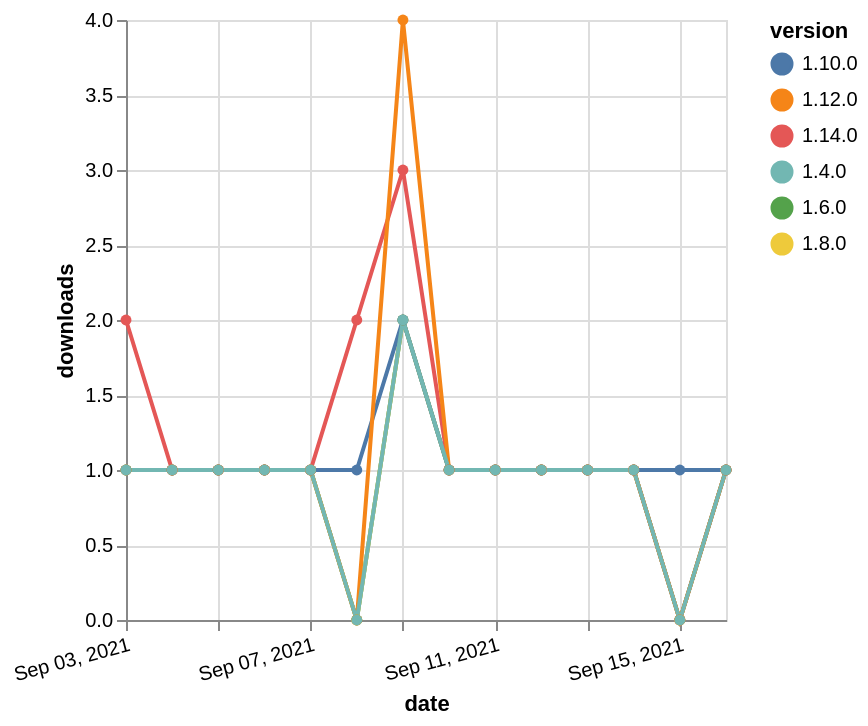

Express this chart as Vega-Lite.
### Vega-Lite specification from a JSON file in a GitHub repository (floating-point values rounded to 4 significant figures)
{"$schema": "https://vega.github.io/schema/vega-lite/v5.json", "description": "A simple bar chart with embedded data.", "data": {"values": [{"date": "2021-09-03", "total": 210, "delta": 1, "version": "1.6.0"}, {"date": "2021-09-04", "total": 211, "delta": 1, "version": "1.6.0"}, {"date": "2021-09-05", "total": 212, "delta": 1, "version": "1.6.0"}, {"date": "2021-09-06", "total": 213, "delta": 1, "version": "1.6.0"}, {"date": "2021-09-07", "total": 214, "delta": 1, "version": "1.6.0"}, {"date": "2021-09-08", "total": 214, "delta": 0, "version": "1.6.0"}, {"date": "2021-09-09", "total": 216, "delta": 2, "version": "1.6.0"}, {"date": "2021-09-10", "total": 217, "delta": 1, "version": "1.6.0"}, {"date": "2021-09-11", "total": 218, "delta": 1, "version": "1.6.0"}, {"date": "2021-09-12", "total": 219, "delta": 1, "version": "1.6.0"}, {"date": "2021-09-13", "total": 220, "delta": 1, "version": "1.6.0"}, {"date": "2021-09-14", "total": 221, "delta": 1, "version": "1.6.0"}, {"date": "2021-09-15", "total": 221, "delta": 0, "version": "1.6.0"}, {"date": "2021-09-16", "total": 222, "delta": 1, "version": "1.6.0"}, {"date": "2021-09-03", "total": 192, "delta": 1, "version": "1.8.0"}, {"date": "2021-09-04", "total": 193, "delta": 1, "version": "1.8.0"}, {"date": "2021-09-05", "total": 194, "delta": 1, "version": "1.8.0"}, {"date": "2021-09-06", "total": 195, "delta": 1, "version": "1.8.0"}, {"date": "2021-09-07", "total": 196, "delta": 1, "version": "1.8.0"}, {"date": "2021-09-08", "total": 196, "delta": 0, "version": "1.8.0"}, {"date": "2021-09-09", "total": 198, "delta": 2, "version": "1.8.0"}, {"date": "2021-09-10", "total": 199, "delta": 1, "version": "1.8.0"}, {"date": "2021-09-11", "total": 200, "delta": 1, "version": "1.8.0"}, {"date": "2021-09-12", "total": 201, "delta": 1, "version": "1.8.0"}, {"date": "2021-09-13", "total": 202, "delta": 1, "version": "1.8.0"}, {"date": "2021-09-14", "total": 203, "delta": 1, "version": "1.8.0"}, {"date": "2021-09-15", "total": 203, "delta": 0, "version": "1.8.0"}, {"date": "2021-09-16", "total": 204, "delta": 1, "version": "1.8.0"}, {"date": "2021-09-03", "total": 169, "delta": 1, "version": "1.10.0"}, {"date": "2021-09-04", "total": 170, "delta": 1, "version": "1.10.0"}, {"date": "2021-09-05", "total": 171, "delta": 1, "version": "1.10.0"}, {"date": "2021-09-06", "total": 172, "delta": 1, "version": "1.10.0"}, {"date": "2021-09-07", "total": 173, "delta": 1, "version": "1.10.0"}, {"date": "2021-09-08", "total": 174, "delta": 1, "version": "1.10.0"}, {"date": "2021-09-09", "total": 176, "delta": 2, "version": "1.10.0"}, {"date": "2021-09-10", "total": 177, "delta": 1, "version": "1.10.0"}, {"date": "2021-09-11", "total": 178, "delta": 1, "version": "1.10.0"}, {"date": "2021-09-12", "total": 179, "delta": 1, "version": "1.10.0"}, {"date": "2021-09-13", "total": 180, "delta": 1, "version": "1.10.0"}, {"date": "2021-09-14", "total": 181, "delta": 1, "version": "1.10.0"}, {"date": "2021-09-15", "total": 182, "delta": 1, "version": "1.10.0"}, {"date": "2021-09-16", "total": 183, "delta": 1, "version": "1.10.0"}, {"date": "2021-09-03", "total": 131, "delta": 2, "version": "1.14.0"}, {"date": "2021-09-04", "total": 132, "delta": 1, "version": "1.14.0"}, {"date": "2021-09-05", "total": 133, "delta": 1, "version": "1.14.0"}, {"date": "2021-09-06", "total": 134, "delta": 1, "version": "1.14.0"}, {"date": "2021-09-07", "total": 135, "delta": 1, "version": "1.14.0"}, {"date": "2021-09-08", "total": 137, "delta": 2, "version": "1.14.0"}, {"date": "2021-09-09", "total": 140, "delta": 3, "version": "1.14.0"}, {"date": "2021-09-10", "total": 141, "delta": 1, "version": "1.14.0"}, {"date": "2021-09-11", "total": 142, "delta": 1, "version": "1.14.0"}, {"date": "2021-09-12", "total": 143, "delta": 1, "version": "1.14.0"}, {"date": "2021-09-13", "total": 144, "delta": 1, "version": "1.14.0"}, {"date": "2021-09-14", "total": 145, "delta": 1, "version": "1.14.0"}, {"date": "2021-09-15", "total": 145, "delta": 0, "version": "1.14.0"}, {"date": "2021-09-16", "total": 146, "delta": 1, "version": "1.14.0"}, {"date": "2021-09-03", "total": 202, "delta": 1, "version": "1.12.0"}, {"date": "2021-09-04", "total": 203, "delta": 1, "version": "1.12.0"}, {"date": "2021-09-05", "total": 204, "delta": 1, "version": "1.12.0"}, {"date": "2021-09-06", "total": 205, "delta": 1, "version": "1.12.0"}, {"date": "2021-09-07", "total": 206, "delta": 1, "version": "1.12.0"}, {"date": "2021-09-08", "total": 206, "delta": 0, "version": "1.12.0"}, {"date": "2021-09-09", "total": 210, "delta": 4, "version": "1.12.0"}, {"date": "2021-09-10", "total": 211, "delta": 1, "version": "1.12.0"}, {"date": "2021-09-11", "total": 212, "delta": 1, "version": "1.12.0"}, {"date": "2021-09-12", "total": 213, "delta": 1, "version": "1.12.0"}, {"date": "2021-09-13", "total": 214, "delta": 1, "version": "1.12.0"}, {"date": "2021-09-14", "total": 215, "delta": 1, "version": "1.12.0"}, {"date": "2021-09-15", "total": 215, "delta": 0, "version": "1.12.0"}, {"date": "2021-09-16", "total": 216, "delta": 1, "version": "1.12.0"}, {"date": "2021-09-03", "total": 249, "delta": 1, "version": "1.4.0"}, {"date": "2021-09-04", "total": 250, "delta": 1, "version": "1.4.0"}, {"date": "2021-09-05", "total": 251, "delta": 1, "version": "1.4.0"}, {"date": "2021-09-06", "total": 252, "delta": 1, "version": "1.4.0"}, {"date": "2021-09-07", "total": 253, "delta": 1, "version": "1.4.0"}, {"date": "2021-09-08", "total": 253, "delta": 0, "version": "1.4.0"}, {"date": "2021-09-09", "total": 255, "delta": 2, "version": "1.4.0"}, {"date": "2021-09-10", "total": 256, "delta": 1, "version": "1.4.0"}, {"date": "2021-09-11", "total": 257, "delta": 1, "version": "1.4.0"}, {"date": "2021-09-12", "total": 258, "delta": 1, "version": "1.4.0"}, {"date": "2021-09-13", "total": 259, "delta": 1, "version": "1.4.0"}, {"date": "2021-09-14", "total": 260, "delta": 1, "version": "1.4.0"}, {"date": "2021-09-15", "total": 260, "delta": 0, "version": "1.4.0"}, {"date": "2021-09-16", "total": 261, "delta": 1, "version": "1.4.0"}]}, "width": "container", "mark": {"type": "line", "point": {"filled": true}}, "encoding": {"x": {"field": "date", "type": "temporal", "timeUnit": "yearmonthdate", "title": "date", "axis": {"labelAngle": -15}}, "y": {"field": "delta", "type": "quantitative", "title": "downloads"}, "color": {"field": "version", "type": "nominal"}, "tooltip": {"field": "delta"}}}
